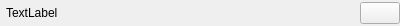
<?xml version="1.0" encoding="UTF-8"?>
<ui version="4.0">
 <class>HeaderObject</class>
 <widget class="QWidget" name="HeaderObject">
  <property name="geometry">
   <rect>
    <x>0</x>
    <y>0</y>
    <width>400</width>
    <height>26</height>
   </rect>
  </property>
  <property name="windowTitle">
   <string>Form</string>
  </property>
  <layout class="QGridLayout" name="gridLayout">
   <property name="leftMargin">
    <number>6</number>
   </property>
   <property name="topMargin">
    <number>0</number>
   </property>
   <property name="rightMargin">
    <number>0</number>
   </property>
   <property name="bottomMargin">
    <number>0</number>
   </property>
   <item row="0" column="0">
    <layout class="QHBoxLayout" name="horizontalLayout">
     <item>
      <widget class="QLabel" name="label">
       <property name="text">
        <string>TextLabel</string>
       </property>
      </widget>
     </item>
     <item>
      <spacer name="horizontalSpacer">
       <property name="orientation">
        <enum>Qt::Horizontal</enum>
       </property>
       <property name="sizeHint" stdset="0">
        <size>
         <width>40</width>
         <height>20</height>
        </size>
       </property>
      </spacer>
     </item>
     <item>
      <widget class="QPushButton" name="pushButton">
       <property name="text">
        <string/>
       </property>
       <property name="icon">
        <iconset resource="resources.qrc">
         <normaloff>:/icons/clear.png</normaloff>:/icons/clear.png</iconset>
       </property>
      </widget>
     </item>
    </layout>
   </item>
  </layout>
 </widget>
 <resources>
  <include location="resources.qrc"/>
 </resources>
 <connections/>
</ui>
